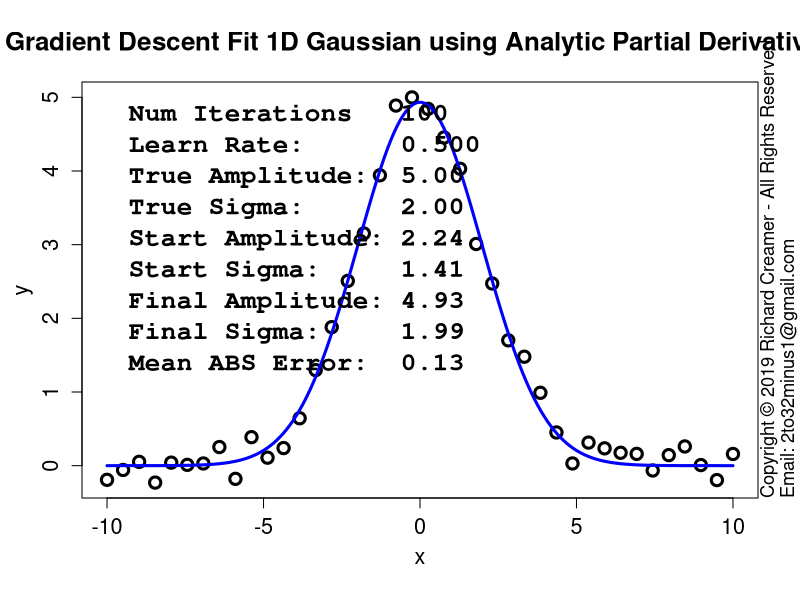

Reproduce this figure in R.
##############################################################
### Copyright (c) Richard Creamer 2019 - All Rights Reserved
### Inquiries: email 2to32minus1@gmail.com
##############################################################

### Globals
fontScale = 1.2    # Global font size variable
lf        = 1.2    # Enlarge font of plot labels
verbose   = FALSE  # Verbose printing
lw        = 2      # Line width
xMargin   = 1      # X-axis margin for plots
yMargin   = 1      # Y-axis margin for plots
de        = 0.01   # Small constant for estimating derivatives numerically
smlPts    = 1      # Small  data point/circle
medPts    = 1.5    # Medium data point/circle
lrgPts    = 2.0    # Large  data point/circle

### Run this function to generate this plot
runFunc = function() {
	dw = 1000
	dh = 750	
	path = "D:/Code/R/LeastSquaresPlay/PlotsAndAssocCode/Plot14/"
	gd = makeGaussianTestData()
	savePngVerbose( paste(path, "Plot14.png", sep=""), 
					fitGauss1d, w=1280, h=dh, un="px", nIter=100, gd=gd )
}

### Nonlinear least-squares gradient-descent curve fitting for Gaussian
fitGauss1d = function( learnRate = 0.5, nIter=100, nPts=40, drawPointLines=FALSE, doPlot=TRUE, numDerivs=FALSE, plotContours=FALSE, gd=NULL ) {
	set.seed( 3 )
	a = s = x = y = guesses = NULL
	if ( is.null( gd ) )
		gd = makeGaussianTestData()
	a = gd$trueAmpl
	s = gd$trueSigma
	trueAmpl = gd$trueAmpl
	trueSigma = gd$trueSigma
	x = gd$x
	y = gd$y
	nPts=gd$nPts
	guesses = gd$guesses
	aEst = guesses$a
	sEst = guesses$s
	da = 0
	ds = 0
	amplLegs = c( aEst )
	sigmaLegs = c( sEst )
	if ( nIter > 0 ) {
		# Basic implementation of Gradient Descent
		for ( i in 1:nIter ) {
			da = if ( numDerivs ) gaussDeDaNum( x, y, aEst, sEst ) else gaussDeDa( x, y, aEst, sEst )
			ds = if ( numDerivs ) gaussDeDsNum( x, y, aEst, sEst ) else gaussDeDs( x, y, aEst, sEst )
			aEst = aEst - learnRate * da
			sEst = sEst - learnRate * ds
			amplLegs[ length(amplLegs) + 1 ] = aEst
			sigmaLegs[ length(sigmaLegs) + 1 ] = sEst
			if ( verbose )
				print( sprintf( "Mean ABS fit error: %f\n", meanGaussAbsErr( x, y, aEst, sEst ) ) )
		}
	}
	finalMeanAbsFitError = meanGaussAbsErr( x, y, aEst, sEst )
	if ( doPlot) {
		plotTitle = "Gradient Descent Fit 1D Gaussian using Analytic Partial Derivatives"
		if ( numDerivs )
			plotTitle = "Gradient Descent Fit 1D Gaussian using Numerical Est. Partial Derivatives"
		plot( x, y, cex.lab=lf, xlab="", ylab="", main=plotTitle, cex=medPts, lwd=lw+1, cex.main=1.3*fontScale, cex.axis=1.3 )
		addAxisLabels()	
		predX = seq( x[1], x[length(x)], length.out=200 )
		predY = gauss1dFunc( predX, aEst, sEst )
		lines( predX, predY, col="blue", lwd=lw+1 )
		if ( drawPointLines )
			segments( x, y, x, gauss1dFunc( x, aEst, sEst ), col = "red" )
		legText = c()		
		legText[length(legText)+1] = sprintf( "Num Iterations   %d", nIter )
		legText[length(legText)+1] = sprintf( "Learn Rate:      %.3f", learnRate )
		legText[length(legText)+1] = sprintf( "True Amplitude:  %.2f", a )
		legText[length(legText)+1] = sprintf( "True Sigma:      %.2f", s )
		legText[length(legText)+1] = sprintf( "Start Amplitude: %.2f", guesses$a )
		legText[length(legText)+1] = sprintf( "Start Sigma:     %.2f", guesses$s )
		legText[length(legText)+1] = sprintf( "Final Amplitude: %.2f", aEst )
		legText[length(legText)+1] = sprintf( "Final Sigma:     %.2f", sEst )
		legText[length(legText)+1] = sprintf( "Mean ABS Error:  %.2f", meanGaussAbsErr( x, y, aEst, sEst ) )
		legLtys = seq( from=0, to=0, length=length(legText) )
		parSave = par( family="mono", font=2 )		
		legend( "topleft", inset=c(0,0), legend=legText, lty=legLtys, box.col="transparent", cex=1.3*fontScale, bg="transparent" )
		par( parSave )
	}
	if ( plotContours ) {
		plotGaussErrorContours( gd=gd )
		lines( amplLegs, sigmaLegs, col="red", lwd=lw )
	}
	return( list( x=x, y=y, a=aEst, s=sEst, meanAbsFitError=finalMeanAbsFitError, amplLegs=amplLegs, sigmaLegs=sigmaLegs, lr=learnRate ) )
}

### Shared use case Gaussian data set generator used by several cooperating functions
makeGaussianTestData = function( trueAmpl=5, trueSigma=2, aGuess=sqrt(trueAmpl), sGuess=sqrt(trueSigma), nPts=40 ) {
	set.seed( 3 )
	x = seq( -5*trueSigma, 5*trueSigma, length=nPts )
	y = gauss1dFunc( x, trueAmpl, trueSigma ) + rnorm( length(x), sd=0.2 )
	guesses = list( a=aGuess, s=sGuess )
	tuple = list( trueAmpl=trueAmpl, trueSigma=trueSigma, x=x, y=y, nPts=nPts, guesses=guesses )
	return( tuple )
}

### Compute mean SSD Gaussian cost function over a grid of Amplitude and Sigma values
### Note: returned matrix may need to be transposed for some functions such as contour()
### TODO: Try to use outer()
getGaussErrorGrid = function( errorFunc, ampls, sigmas, x, y ) {
	nr = length( sigmas )
	nc = length( ampls )
	z = matrix( nrow=nr, ncol=nc )	
	for ( row in 1:nr ) {     # loop over y-coordinates (sigma)
		sigma = sigmas[row]
		for ( col in 1:nc ) { # loop over x-coordinates (amplitude)
			ampl = ampls[col]
			z[row, col] = errorFunc( x, y, a=ampl, sigma=sigma )
		}
	}
	return( z )
}

### 2D plot error contours for range of Amplitude and Sigma values
### Amplitude maps to x-axis, Sigma maps to y-axis
plotGaussErrorContours = function( nLevels=30, customTitle="", drawGradVecs=FALSE, normGradVecs=TRUE, gd=NULL ) {
	set.seed( 3 )
	if ( is.null( gd ) )
		gd = makeGaussianTestData()
	a = gd$trueAmpl
	s = gd$trueSigma
	x = gd$x
	y = gd$y
	minAmpl  = a * 0.1;	maxAmpl  = a * 1.7
	minSigma = s * 0.1;	maxSigma = s * 1.7
	# Adjust ranges so plot is square
	deltaA = maxAmpl - minAmpl
	deltaS = maxSigma - minSigma
	maxDelta = if ( deltaA > deltaS ) deltaA else deltaS
	if ( deltaA > deltaS ) {
		maxSigma = minSigma + maxDelta
	} else {
		maxAmpl = minAmpl + maxDelta
	}
	nr = 200
	nc = 200
	ampls = seq( minAmpl, maxAmpl, length.out=nc )
	sigmas = seq( minSigma, maxSigma, length.out=nr )
	z = getGaussErrorGrid( meanGaussSsdErr, ampls, sigmas, x, y )
	xLim1 = minAmpl
	xLim2 = maxAmpl
	yLim1 = minSigma
	yLim2 = maxSigma
	plotTitle = ""
	if ( !drawGradVecs ) {
		plotTitle = sprintf( "1D Gaussian Cost Function Contours\nTrue Model: Amplitude = %.1f  Sigma = %.1f (noise added)", a, s )
	} else if ( normGradVecs ) {
		plotTitle = sprintf( "1D Gaussian Cost Function Contours w/Gradient (Unit) Vectors\nTrue Model: Amplitude = %.1f  Sigma = %.1f (noise added)", a, s )
	} else {
		plotTitle = sprintf( "1D Gaussian Cost Function Contours w/Gradient Vectors\nTrue Model: Amplitude = %.1f  Sigma = %.1f (noise added)", a, s )
	}
	if ( customTitle != "" )
		plotTitle = customTitle
	xform = contour( ampls, sigmas, t(z), axes=FALSE, cex.lab=lf, main=plotTitle, asp=1.0,
					 xlab="", ylab="", labcex=1.2, nlevels=nLevels, cex.main=1.3*fontScale, cex.axis=1.3 )
	xAxisMin = ceiling( gpl()$xLim[1] )
	xAxisMax = floor( gpl()$xLim[2] )
	yAxisMin = ceiling( gpl()$yLim[1] )
	yAxisMax = floor( gpl()$yLim[2] )
	axis( side=1, at=xAxisMin:xAxisMax, cex.axis=1.3 )
	axis( side=2, at=yAxisMin:yAxisMax, cex.axis=1.3 )
	addAxisLabels( xLabel="Amplitude", yLabel="Sigma" )
	box()
	xLimits = axisLimits( x )
	yLimits = axisLimits( y )
	lines( c(-1,12), c( s, s ), col="blue", lwd=lw )
	lines( c( a, a), c(-1,10), col="blue", lwd=lw )
	if ( drawGradVecs ) {
		gradPtsX1 = c()
		gradPtsY1 = c()
		gradPtsX2 = c()
		gradPtsY2 = c()
		gridSize=13
		for ( sigma in seq( from=sigmas[2], to=sigmas[length(sigmas)-1], length=gridSize ) ) {
			for ( ampl in seq( from=ampls[2], to=ampls[length(ampls)-1], length=gridSize ) ) {
				gradPtsX1[length(gradPtsX1)+1] = ampl
				gradPtsY1[length(gradPtsY1)+1] = sigma
				da = gaussDeDa( x, y, ampl, sigma )
				ds = gaussDeDs( x, y, ampl, sigma )
				mag = sqrt( da*da + ds*ds )
				if ( normGradVecs ) {
					da = da/mag/4 # hard-coded case-specific scale factor, unit vecs a bit too long for plot
					ds = ds/mag/4
				} else {
					da = da * 0.22 # hard-coded case-specific scale factor
					ds = ds * 0.22
				}
				gradPtsX2[length(gradPtsX2)+1] = ampl  - da
				gradPtsY2[length(gradPtsY2)+1] = sigma - ds
			}
		}
		points( gradPtsX1, gradPtsY1, col="blue", lwd=lw )
		arrows( gradPtsX1, gradPtsY1, gradPtsX2, gradPtsY2, col="blue", lwd=lw, cex=medPts, angle=15, length=0.125 )
	}
}

### Gaussian error/cost function - SSD
meanGaussSsdErr = function( x, y, a, sigma ) {
	return( (1/length(x)) * sum( (gauss1dFunc( x, a, sigma ) - y)^2 ) )
}

### Gaussian error/cost function - abs() of line lengths (not squared)
meanGaussAbsErr = function( x, y, a, sigma ) {
	return( (1/length(x)) * sum( abs(gauss1dFunc( x, a, sigma ) - y) ) )
}

### Analytical/exact partial derivative of error/cost function wrt Amplitude
gaussDeDa = function( x, y, a, sigma ) {
	term1 = sum( gauss1dFunc(x, a, sigma) * exp( -0.5 * (x/sigma)^2) )
	term2 = sum( y * exp( -0.5 * (x/sigma)^2) )
	return( 2 * ( term1 - term2 )/length(x) )
}

### Numerical estimation of partial derivative of error/cost function wrt Amplitude
gaussDeDaNum = function( x, y, a, sigma ) {
	e1 = meanGaussSsdErr( x, y, a, sigma )
	e2 = meanGaussSsdErr( x, y, a + de, sigma )
	return( (e2 - e1)/de )
}

### Analytical/exact partial derivative of error/cost function wrt Sigma
gaussDeDs = function( x, y, a, sigma ) {
	v = 2*a/sigma^3
	term1 = sum( gauss1dFunc(x, a, sigma) * x^2 * exp( -0.5 * (x/sigma)^2) )
	term2 = sum( x^2 * y * exp( -0.5 * (x/sigma)^2) )
	return( v * ( term1 - term2 )/length(x) )
}

### Numerical estimation of partial derivative of error/cost function wrt Sigma
gaussDeDsNum = function( x, y, a, sigma ) {
	e1 = meanGaussSsdErr( x, y, a, sigma )
	e2 = meanGaussSsdErr( x, y, a, sigma + de )
	return( (e2 - e1)/de )
}

### 1D Gaussian
gauss1dFunc = function( x, a, sigma ) {
	return( a * exp( -0.5 * (x/sigma)^2 ) )
}

### Shared use case Gaussian data set generator used by several cooperating functions
makeGaussianTestData = function( trueAmpl=5, trueSigma=2, aGuess=sqrt(trueAmpl), sGuess=sqrt(trueSigma), nPts=40 ) {
	set.seed( 3 )
	x = seq( -5*trueSigma, 5*trueSigma, length=nPts )
	y = gauss1dFunc( x, trueAmpl, trueSigma ) + rnorm( length(x), sd=0.2 )
	guesses = list( a=aGuess, s=sGuess )
	tuple = list( trueAmpl=trueAmpl, trueSigma=trueSigma, x=x, y=y, nPts=nPts, guesses=guesses )
	return( tuple )
}

### Convience method to add x/y axis labels
addAxisLabels = function( xLabel="x", yLabel="y", cexVal=1.3 ) {
	mtext( text=xLabel, side=1, line=2.5, cex=cexVal )
	mtext( text=yLabel, side=2, line=2.5, cex=cexVal )
}

### Save to PNG file, specify width and height
savePngVerbose = function( path, plotFunc, w=512, h=512, un="px", doCopyright=TRUE, ... ) {
	png( filename = path, type="cairo", units=un, width=w, height=h, pointsize=12, res=96 )
	plotFunc( ... )
	if ( doCopyright )
		addCopyright()
	dev.off()
}

### Add copyright notice to plot via text()
addCopyright = function() {
	mtext( "Copyright \uA9 2019 Richard Creamer - All Rights Reserved", side=4, line=0, adj=0, cex=1.1 )
	mtext( "Email: 2to32minus1@gmail.com", side=4, line=1, adj=0, cex=1.1 )
}

runFunc()
